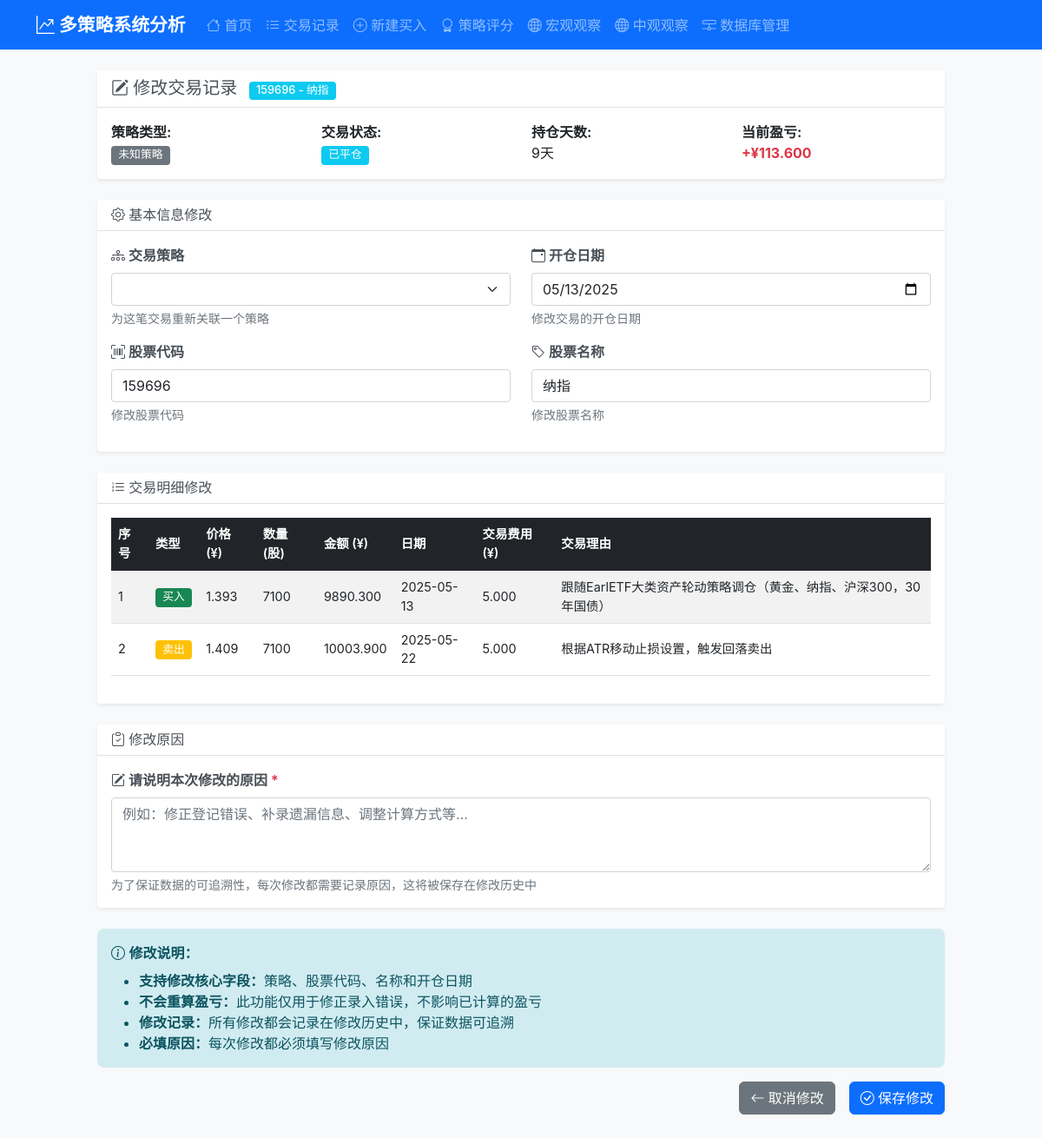
Screenshot of /edit_trade/10 with the database file from the repository.
### tables this page shows
CREATE TABLE trades (
                id INTEGER PRIMARY KEY AUTOINCREMENT,
                symbol_code TEXT NOT NULL,
                symbol_name TEXT NOT NULL,
                open_date DATE NOT NULL,
                close_date DATE,
                status TEXT DEFAULT 'open',  -- open: 持仓中, closed: 已平仓
                total_buy_amount DECIMAL(15,3) DEFAULT 0,
                total_buy_quantity INTEGER DEFAULT 0,
                total_sell_amount DECIMAL(15,3) DEFAULT 0,
                total_sell_quantity INTEGER DEFAULT 0,
                remaining_quantity INTEGER DEFAULT 0,
                total_profit_loss DECIMAL(15,3) DEFAULT 0,
                total_profit_loss_pct DECIMAL(8,4) DEFAULT 0,
                holding_days INTEGER DEFAULT 0,
                created_at TIMESTAMP DEFAULT CURRENT_TIMESTAMP,
                updated_at TIMESTAMP DEFAULT CURRENT_TIMESTAMP
            , strategy TEXT DEFAULT "trend", trade_log TEXT, deleted_at TIMESTAMP, deleted_reason TEXT, strategy_id INTEGER, is_deleted INTEGER DEFAULT 0, delete_date TIMESTAMP, delete_reason TEXT, operator_note TEXT, total_gross_profit DECIMAL(15,3) DEFAULT 0, total_net_profit DECIMAL(15,3) DEFAULT 0, total_net_profit_pct DECIMAL(8,4) DEFAULT 0, total_buy_fees DECIMAL(15,3) DEFAULT 0, total_sell_fees DECIMAL(15,3) DEFAULT 0, total_fees DECIMAL(15,3) DEFAULT 0, total_fee_ratio_pct DECIMAL(8,4) DEFAULT 0);

CREATE TABLE trade_details (
                id INTEGER PRIMARY KEY AUTOINCREMENT,
                trade_id INTEGER NOT NULL,
                transaction_type TEXT NOT NULL,  -- buy: 买入, sell: 卖出
                price DECIMAL(10,3) NOT NULL,
                quantity INTEGER NOT NULL,
                amount DECIMAL(15,3) NOT NULL,
                transaction_date DATE NOT NULL,
                profit_loss DECIMAL(15,3) DEFAULT 0,
                profit_loss_pct DECIMAL(8,4) DEFAULT 0,
                created_at TIMESTAMP DEFAULT CURRENT_TIMESTAMP, transaction_fee DECIMAL(10,3) DEFAULT 0, buy_reason TEXT, sell_reason TEXT, deleted_at TIMESTAMP, is_deleted INTEGER DEFAULT 0, delete_date TIMESTAMP, delete_reason TEXT, operator_note TEXT, gross_profit DECIMAL(15,3) DEFAULT 0, gross_profit_pct DECIMAL(8,4) DEFAULT 0, net_profit DECIMAL(15,3) DEFAULT 0, net_profit_pct DECIMAL(8,4) DEFAULT 0,
                FOREIGN KEY (trade_id) REFERENCES trades (id)
            );

### routes/trading_routes.py (the view, shortened to what this page needs)
@trading_bp.route('/edit_trade/<int:trade_id>', methods=['GET', 'POST'])
def edit_trade(trade_id):
    try:
        trading_service = TradingService(current_app.db_service)
        strategy_service = StrategyService(current_app.db_service)
        trade = trading_service.get_trade_by_id(trade_id, include_deleted=True)
        if not trade:
            return redirect(url_for('trading.trades'))
        if trade.get('is_deleted'):
            return redirect(url_for('trading.trades'))
        if request.method == 'GET':
            strategies_raw = strategy_service.get_all_strategies(return_dto=True)
            strategies = dto_list_to_dicts(strategies_raw)
            details = dto_list_to_dicts(trading_service.get_trade_details(trade_id, return_dto=True))
            strategies_dict = {s['id']: s['name'] for s in strategies}
            return render_template(
                'edit_trade.html',
                trade=trade,
                details=details,
                strategies_data=strategies,
                strategies_dict=strategies_dict,
            )
    except Exception as e:
        current_app.logger.error(f"编辑交易失败: {str(e)}")
        return redirect(url_for('trading.trades'))

### templates/edit_trade.html (shortened to what this page needs)
{% extends "base.html" %}
{% block content %}
    <div class="row justify-content-center">
        <div class="col-lg-10">
            <div class="card mb-4">
                <div class="card-header">
                    <h5 class="card-title mb-0">
                        <i class="bi bi-pencil-square"></i> 修改交易记录
                        <span class="badge bg-info ms-2">{{ trade.symbol_code }} - {{ trade.symbol_name }}</span>
                    </h5>
                </div>
                <div class="card-body">
                    <div class="row">
                        <div class="col-md-3">
                            <strong>策略类型:</strong>
                            <br>
                            {% if trade.strategy_id %}
                                <span class="badge bg-secondary">{{ strategies_dict.get(trade.strategy_id|string, '未知策略') }}</span>
                            {% else %}
                                <span class="badge bg-secondary">{{ strategies_dict.get('1', '趋势跟踪策略') }}</span>
                            {% endif %}
                        </div>
                        <div class="col-md-3">
                            <strong>交易状态:</strong>
                            <br>
                            <span class="badge bg-info">已平仓</span>
                        </div>
                        <div class="col-md-3">
                            <strong>持仓天数:</strong>
                            <br>
                            {{ trade.holding_days }}天
                        </div>
                        <div class="col-md-3">
                            <strong>当前盈亏:</strong>
                            <br>
                            {% if trade.total_profit_loss > 0 %}
                                <span class="fw-bold text-danger">+¥{{ "%.3f"|format(trade.total_profit_loss) }}</span>
                            {% elif trade.total_profit_loss < 0 %}
                                <span class="fw-bold text-success">-¥{{ "%.3f"|format((trade.total_profit_loss | abs) ) }}</span>
                            {% else %}
                                <span class="fw-bold text-muted">¥0.000</span>
                            {% endif %}
                        </div>
                    </div>
                </div>
            </div>
            <form method="POST" class="needs-validation" novalidate>
                <div class="card mb-4">
                    <div class="card-header">
                        <h6 class="card-title mb-0">
                            <i class="bi bi-gear"></i> 基本信息修改
                        </h6>
                    </div>
                    <div class="card-body">
                        <div class="row">
                            <div class="col-md-6 mb-3">
                                <label for="strategy_id" class="form-label">
                                    <i class="bi bi-diagram-3"></i> 交易策略
                                </label>
                                <select class="form-select" id="strategy_id" name="strategy_id">
                                </select>
                                <div class="form-text">为这笔交易重新关联一个策略</div>
                            </div>
                            <div class="col-md-6 mb-3">
                                <label for="open_date" class="form-label">
                                    <i class="bi bi-calendar-event"></i> 开仓日期
                                </label>
                                <input type="date"
                                       class="form-control"
                                       id="open_date"
                                       name="open_date"
                                       value="{{ trade.open_date }}">
                                <div class="form-text">修改交易的开仓日期</div>
                            </div>
                        </div>
                        <div class="row">
                            <div class="col-md-6 mb-3">
                                <label for="symbol_code" class="form-label">
                                    <i class="bi bi-upc-scan"></i> 股票代码
                                </label>
                                <input type="text"
                                       class="form-control"
                                       id="symbol_code"
                                       name="symbol_code"
                                       value="{{ trade.symbol_code }}"
                                       required>
                                <div class="form-text">修改股票代码</div>
                            </div>
                            <div class="col-md-6 mb-3">
                                <label for="symbol_name" class="form-label">
                                    <i class="bi bi-tag"></i> 股票名称
                                </label>
                                <input type="text"
                                       class="form-control"
                                       id="symbol_name"
                                       name="symbol_name"
                                       value="{{ trade.symbol_name }}"
                                       required>
                                <div class="form-text">修改股票名称</div>
                            </div>
                        </div>
                    </div>
                </div>
                <div class="card mb-4">
                    <div class="card-header">
                        <h6 class="card-title mb-0">
                            <i class="bi bi-list-ol"></i> 交易明细修改
                        </h6>
                    </div>
                    <div class="card-body">
                        <div class="table-responsive">
                            <table class="table table-striped">
                                <thead class="table-dark">
                                    <tr>
                                        <th>序号</th>
                                        <th>类型</th>
                                        <th>价格 (¥)</th>
                                        <th>数量 (股)</th>
                                        <th>金额 (¥)</th>
                                        <th>日期</th>
                                        <th>交易费用 (¥)</th>
                                        <th>交易理由</th>
                                    </tr>
                                </thead>
                                <tbody>
                                    {% for detail in details %}
                                        <tr>
                                            <td>{{ loop.index }}</td>
                                            <td>
                                                {% if detail.transaction_type == 'buy' %}
                                                    <span class="badge bg-success">买入</span>
                                                {% else %}
                                                    <span class="badge bg-warning">卖出</span>
                                                {% endif %}
                                            </td>
                                            <td>{{ "%.3f"|format(detail.price) }}</td>
                                            <td>{{ detail.quantity }}</td>
                                            <td>{{ "%.3f"|format(detail.amount) }}</td>
                                            <td>{{ detail.transaction_date }}</td>
                                            <td>{{ "%.3f"|format(detail.transaction_fee or 0) }}</td>
                                            <td>
                                                {% if detail.transaction_type == 'buy' %}
                                                    {{ detail.buy_reason or '' }}
                                                {% else %}
                                                    {{ detail.sell_reason or '' }}
                                                {% endif %}
                                            </td>
                                        </tr>
                                    {% endfor %}
                                </tbody>
                            </table>
                        </div>
                    </div>
                </div>
                <div class="card mb-4">
                    <div class="card-header">
                        <h6 class="card-title mb-0">
                            <i class="bi bi-clipboard-check"></i> 修改原因
                        </h6>
                    </div>
                    <div class="card-body">
                        <div class="row">
                            <div class="col-md-12">
                                <label for="modification_reason" class="form-label">
                                    <i class="bi bi-pencil-square"></i> 请说明本次修改的原因 <span class="text-danger">*</span>
                                </label>
                                <textarea class="form-control"
                                          id="modification_reason"
                                          name="modification_reason"
                                          rows="3"
                                          placeholder="例如：修正登记错误、补录遗漏信息、调整计算方式等..."
                                          required></textarea>
                                <div class="form-text">为了保证数据的可追溯性，每次修改都需要记录原因，这将被保存在修改历史中</div>
                            </div>
                        </div>
                    </div>
                </div>
                <div class="alert alert-info" role="alert">
                    <i class="bi bi-info-circle"></i>
                    <strong>修改说明：</strong>
                    <ul class="mb-0 mt-2">
                        <li>
                            <strong>支持修改核心字段：</strong>策略、股票代码、名称和开仓日期
                        </li>
                        <li>
                            <strong>不会重算盈亏：</strong>此功能仅用于修正录入错误，不影响已计算的盈亏
                        </li>
                        <li>
                            <strong>修改记录：</strong>所有修改都会记录在修改历史中，保证数据可追溯
                        </li>
                        <li>
                            <strong>必填原因：</strong>每次修改都必须填写修改原因
                        </li>
                    </ul>
                </div>
                <div class="d-grid gap-2 d-md-flex justify-content-md-end mb-4">
                    <a href="{{ url_for('trading.trade_details', trade_id=trade.id) }}"
                       class="btn btn-secondary me-md-2">
                        <i class="bi bi-arrow-left"></i> 取消修改
                    </a>
                    <button type="submit" class="btn btn-primary">
                        <i class="bi bi-check-circle"></i> 保存修改
                    </button>
                </div>
            </form>
        </div>
    </div>
{% endblock %}

### rows the page displays
trades: symbol_code "159696", symbol_name "纳指", holding_days "9", total_profit_loss "113.600", open_date "05/13/2025"
trade_details: transaction_type "买入", price "1.393", quantity "7100", amount "9890.300", transaction_date "2025-05-13", transaction_fee "5.000", buy_reason "跟随EarlETF大类资产轮动策略调仓（黄金、纳指、沪深300，30年国债）"
trade_details: transaction_type "卖出", price "1.409", quantity "7100", amount "10003.900", transaction_date "2025-05-22", transaction_fee "5.000", sell_reason "根据ATR移动止损设置，触发回落卖出"

### other values shown
{{ strategies_dict.get(trade.strategy_id|string, '未知策略') }} "未知策略"
